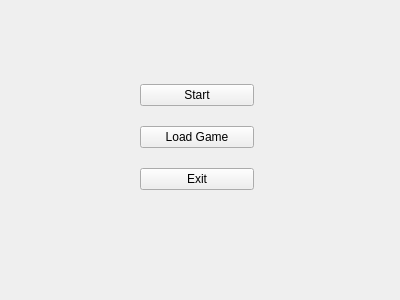
<?xml version="1.0" encoding="UTF-8"?>
<ui version="4.0">
    <class>Menu</class>
    <widget class="QWidget" name="Menu">
        <property name="geometry">
            <rect>
                <x>0</x>
                <y>0</y>
                <width>400</width>
                <height>300</height>
            </rect>
        </property>
        <property name="windowTitle">
            <string>Pacman</string>
        </property>
        <widget class="QWidget" name="layoutWidget">
            <property name="geometry">
                <rect>
                    <x>140</x>
                    <y>70</y>
                    <width>114</width>
                    <height>134</height>
                </rect>
            </property>
            <layout class="QVBoxLayout" name="verticalLayout">
                <item>
                    <widget class="QPushButton" name="startButton">
                        <property name="text">
                            <string>Start</string>
                        </property>
                    </widget>
                </item>
                <item>
                    <widget class="QPushButton" name="loadButton">
                        <property name="text">
                            <string>Load Game</string>
                        </property>
                    </widget>
                </item>
                <item>
                    <widget class="QPushButton" name="exitButton">
                        <property name="text">
                            <string>Exit</string>
                        </property>
                    </widget>
                </item>
            </layout>
        </widget>
    </widget>
    <resources/>
    <connections/>
</ui>
